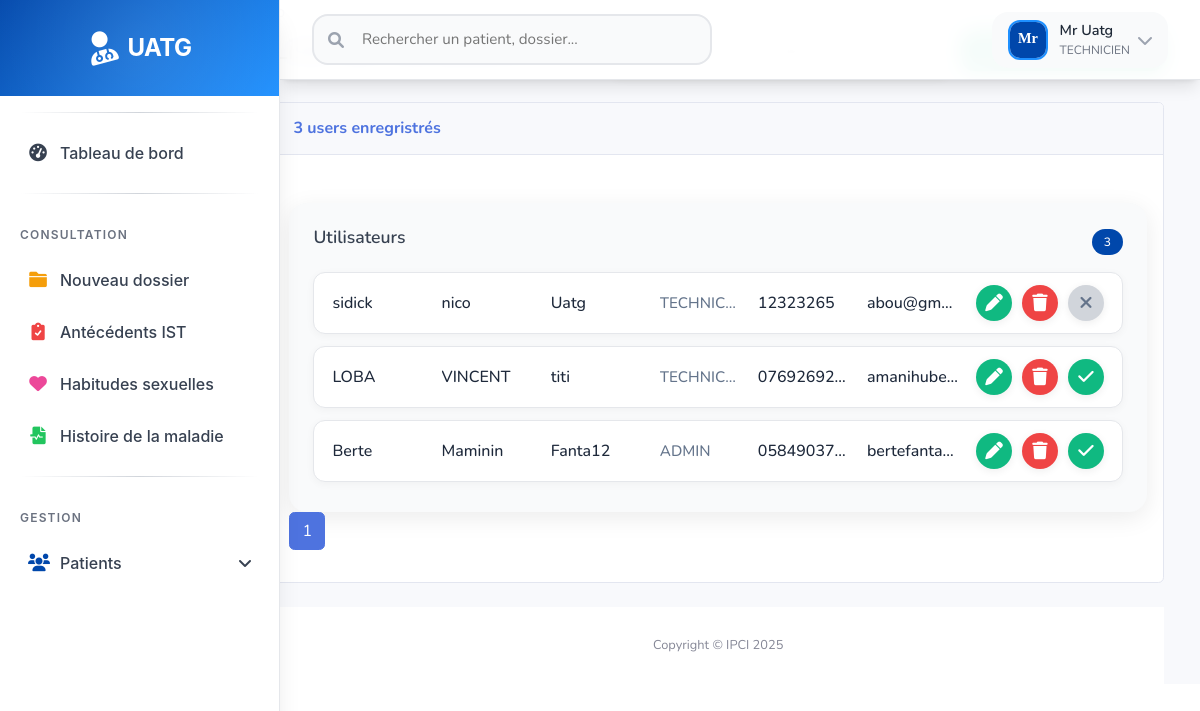
Screenshot of /page/admin.php (signed in) with the database file from the repository.
### tables this page shows
CREATE TABLE IF NOT EXISTS `user` (
  `Id_user` int NOT NULL AUTO_INCREMENT,
  `Nom_user` varchar(30) DEFAULT NULL,
  `Prenom_user` varchar(50) DEFAULT NULL,
  `Email_user` varchar(30) DEFAULT NULL,
  `Mdp_user` varchar(15) DEFAULT NULL,
  `Type_user` varchar(15) DEFAULT NULL,
  `Etat_user` int DEFAULT NULL,
  `Contact_user` varchar(15) DEFAULT NULL,
  `Login_user` varchar(15) NOT NULL,
  PRIMARY KEY (`Id_user`),
  UNIQUE KEY `Email_user` (`Email_user`)
);

### page/admin.php (the view, shortened to what this page needs)
<?php
require_once("connexion.php");
$login = isset($_GET['login']) ? $_GET['login'] : "";
$size = isset($_GET['size']) ? $_GET['size'] : 3;
$page = isset($_GET['page']) ? $_GET['page'] : 1;
$reqadmin = "SELECT * FROM user where Login_user like '%$login%'";
$reqcount = "SELECT COUNT(*) countU FROM user";
$resultatadmin = $pdo->query($reqadmin);
$resultatcount = $pdo->query($reqcount);
$tabcount = $resultatcount->fetch();
$nbradmin = $tabcount['countU'];
$reste = $nbradmin % $size;
if ($reste === 0) {
    $nbrPage = $nbradmin / $size;
} else {
    $nbrPage = floor($nbradmin / $size) + 1;
}
?>
<!DOCTYPE html>
<html lang="en">
<head>
    <link href="../vendor/fontawesome-free/css/all.min.css" rel="stylesheet" type="text/css">
    <link href="../css/sb-admin-2.min.css" rel="stylesheet">
</head>
<body id="page-top">
    <div id="wrapper">
      <?php
           require_once("menu_gauche.php");
       ?>
<div class="main-content">
    <h2>Liste des utilisateurs</h2>
</div>
        <div id="content-wrapper" class="d-flex flex-column">
            <div id="content">
               <?php
                require_once("menu_haut.php")
               ?>
                <div class="container-fluid">
                    <div class="row">
                    <div class="container-fluid" id="container-wrapper">
          <div class="d-sm-flex align-items-center justify-content-between mb-4 flex-wrap" style="gap: 12px;">
            <h1 class="h3 mb-0 text-gray-800">Liste des utilisateurs</h1>
            <div style="display: flex; gap: 12px; align-items: center; flex-wrap: wrap;">
                <a href="newutilisateur.php" class="add-user-btn"><i class="fas fa-user-plus"></i> Ajouter utilisateur</a>
            </div>
          </div>
          <div class="row">
            <div class="col-lg-12">
              <div class="card mb-4">
                <div class="card-header py-3 d-flex flex-row align-items-center justify-content-between">
                  <h6 class="m-0 font-weight-bold text-primary"><?php echo $nbradmin?> users enregristrés</h6>
                </div>
                <div class="table-responsive p-3">
                  <div class="users-list-container" id="usersListContainer">
                    <div class="users-header">
                        <h3 class="users-title">Utilisateurs</h3>
                        <span class="users-count" id="usersCount"><?php echo $nbradmin; ?></span>
                    </div>
                    <?php while($user=$resultatadmin->fetch()){ ?>
                        <div class="user-row <?php echo $user["Etat_user"]==1?'text-primary ':'text-gray-500' ?>">
                            <div class="user-col"><?php echo htmlspecialchars($user["Nom_user"]); ?></div>
                            <div class="user-col"><?php echo htmlspecialchars($user["Prenom_user"]); ?></div>
                            <div class="user-col"><?php echo htmlspecialchars($user["Login_user"]); ?></div>
                            <div class="user-col small"><?php echo htmlspecialchars($user["Type_user"]); ?></div>
                            <div class="user-col"><?php echo htmlspecialchars($user["Contact_user"]); ?></div>
                            <div class="user-col"><?php echo htmlspecialchars($user["Email_user"]); ?></div>
                            <div class="user-actions">
                                <a href="#" class="patient-action-btn modifier edit-user-link" title="Modifier"
                                   data-url="modifieruser.php?idU=<?php echo $user['Id_user']; ?>"
                                   data-nom="<?php echo htmlspecialchars($user['Nom_user']); ?>"
                                   data-prenom="<?php echo htmlspecialchars($user['Prenom_user']); ?>"
                                   data-login="<?php echo htmlspecialchars($user['Login_user']); ?>"
                                   data-email="<?php echo htmlspecialchars($user['Email_user']); ?>"
                                   data-role="<?php echo htmlspecialchars($user['Type_user']); ?>"
                                   data-contact="<?php echo htmlspecialchars($user['Contact_user']); ?>">
                                   <i class="fas fa-pen"></i>
                                </a>
                                <a href="#" class="patient-action-btn supprimer delete-user-link" title="Supprimer"
                                   data-url="supprimeruser.php?idU=<?php echo $user['Id_user']; ?>"
                                   data-nom="<?php echo htmlspecialchars($user['Nom_user']); ?>"
                                   data-prenom="<?php echo htmlspecialchars($user['Prenom_user']); ?>"
                                   data-login="<?php echo htmlspecialchars($user['Login_user']); ?>"
                                   data-email="<?php echo htmlspecialchars($user['Email_user']); ?>"
                                   data-role="<?php echo htmlspecialchars($user['Type_user']); ?>"
                                   data-contact="<?php echo htmlspecialchars($user['Contact_user']); ?>">
                                   <i class="fas fa-trash"></i>
                                </a>
                                <a href="Activeruser.php?idU=<?php echo $user["Id_user"] ?>&etat=<?php echo $user["Etat_user"] ?>" class="user-action-btn <?php echo $user["Etat_user"]==1 ? 'desactiver' : 'activer'; ?>" title="<?php echo $user["Etat_user"]==1 ? 'Désactiver' : 'Activer'; ?>">
                                    <?php
                                        if($user["Etat_user"]==1)
                                            echo'<i class="fa fa-times" aria-hidden="true"></i>';
                                        else
                                            echo'<i class="fa fa-check" aria-hidden="true"></i>';
                                    ?>
                                </a>
                            </div>
                        </div>
                    <?php } ?>
                  </div>
                  <nav aria-label="Page navigation example">
                        <ul class="pagination">
                        <?php  for( $i=1;$i<=$nbrPage;$i++ ){?>
                          <li class="page-item <?php if($i==$page)echo"page-item active"?>">
                            <a class="page-link" href="user.php?page=<?php echo $i; ?>&login=<?php echo $login; ?> ">
                              <?php  echo $i;?>
                            </a>
                          <?php } ?>
                      </li>
                        </ul>
                 </nav>
                </div>
              </div>
            </div>
            </div>
            <footer class="sticky-footer bg-white">
                <div class="container my-auto">
                    <div class="copyright text-center my-auto">
                        <span>Copyright &copy; IPCI  2025</span>
                    </div>
                </div>
            </footer>
        </div>
    </div>
</body>
</html>

### page/admin.php (style rules this page uses)
.users-list-container { width: 100%; max-width: 1100px; margin: 32px auto 0 auto; background: var(--gray-50, #f9fafb); border-radius: 18px; box-shadow: 0 6px 24px rgba(0,0,0,0.08); padding: 24px 0 18px 0; }
.users-header { width: 100%; display: flex; align-items: center; justify-content: space-between; margin-bottom: 16px; padding: 0 24px; }
.users-title { font-size: 1.1rem; font-weight: 600; color: var(--gray-700, #374151); }
.users-count { background: var(--primary, #0047ab); color: white; padding: 4px 12px; border-radius: 20px; font-size: 12px; font-weight: 500; }
.user-row { display: flex; align-items: center; background: white; border: 1.5px solid var(--gray-200, #e5e7eb); border-radius: 12px; margin: 0 24px 12px 24px; padding: 12px 18px; transition: box-shadow 0.2s, border 0.2s, background 0.2s; box-shadow: 0 2px 8px rgba(0,0,0,0.04); gap: 18px; }
.user-col { flex: 1 1 0; min-width: 0; font-size: 1rem; color: #1e293b; font-weight: 500; white-space: nowrap; overflow: hidden; text-overflow: ellipsis; }
.user-col.small { flex: 0 0 80px; font-size: 0.95em; color: #64748b; }
.user-actions { display: flex; gap: 10px; flex: 0 0 auto; }
.patient-action-btn, .user-action-btn { border: none; border-radius: 50%; width: 36px; height: 36px; font-size: 1.1em; cursor: pointer; box-shadow: 0 2px 8px rgba(0,0,0,0.07); transition: background 0.2s, color 0.2s; display: flex; align-items: center; justify-content: center; }
.patient-action-btn.modifier, .user-action-btn.modifier { background: #10b981; color: #fff; }
.patient-action-btn.supprimer, .user-action-btn.supprimer { background: #ef4444; color: #fff; }
.user-action-btn.activer { background: #10b981; color: #fff; }
.user-action-btn.desactiver { background: #d1d5db; color: #64748b; }
.add-user-btn { background: linear-gradient(135deg, #10b981 0%, #059669 100%); color: white; border: none; border-radius: 12px; padding: 8px 18px; font-size: 1em; font-weight: 600; cursor: pointer; box-shadow: 0 2px 8px rgba(16,185,129,0.13); transition: background 0.2s, box-shadow 0.2s, transform 0.2s; letter-spacing: 0.3px; display: flex; align-items: center; gap: 8px; text-decoration: none; }

### page/menu_gauche.php (style rules this page uses)
:root { --primary: #0047ab; --primary-light: #1e90ff; --primary-dark: #003380; --secondary: #f8fafc; --accent: #10b981; --danger: #ef4444; --warning: #f59e0b; --success: #22c55e; --gray-50: #f9fafb; --gray-100: #f3f4f6; --gray-200: #e5e7eb; --gray-300: #d1d5db; --gray-400: #9ca3af; --gray-500: #6b7280; --gray-600: #4b5563; --gray-700: #374151; --gray-800: #1f2937; --gray-900: #111827; --shadow-sm: 0 1px 2px 0 rgb(0 0 0 / 0.05); --shadow: 0 1px 3px 0 rgb(0 0 0 / 0.1), 0 1px 2px -1px rgb(0 0 0 / 0.1); --shadow-md: 0 4px 6px -1px rgb(0 0 0 / 0.1), 0 2px 4px -2px rgb(0 0 0 / 0.1); --shadow-lg: 0 10px 15px -3px rgb(0 0 0 / 0.1), 0 4px 6px -4px rgb(0 0 0 / 0.1); --shadow-xl: 0 20px 25px -5px rgb(0 0 0 / 0.1), 0 8px 10px -6px rgb(0 0 0 / 0.1); }
* { margin: 0; padding: 0; box-sizing: border-box; }

### rows the page displays
user: Nom_user "sidick", Prenom_user "nico", Login_user "Uatg", Type_user "TECHNIC…", Contact_user "12323265", Email_user "abou@gm…", Etat_user 1 (drawn)
user: Nom_user "LOBA", Prenom_user "VINCENT", Login_user "titi", Type_user "TECHNIC…", Contact_user "07692692…", Email_user "amanihub…", Etat_user 0 (drawn)
user: Nom_user "Berte", Prenom_user "Maminin", Login_user "Fanta12", Type_user "ADMIN", Contact_user "05849037…", Email_user "bertefanta…", Etat_user 0 (drawn)

### other values shown
$_SESSION['user']['Login_user'] "Uatg"
$_SESSION['user']['Type_user'] "TECHNICIEN"
$nbradmin "3"
